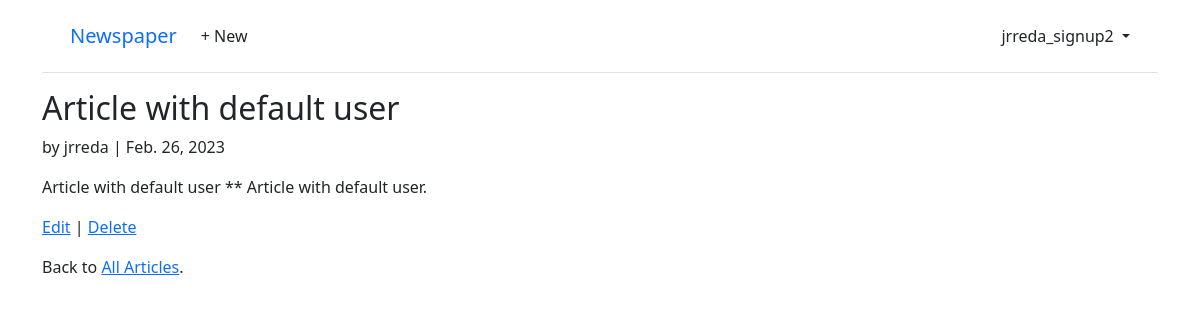
Page /articles/5/ (signed in) on the committed database.
### accounts/models.py (models this page shows)
class CustomUser(AbstractUser):
    age = models.PositiveIntegerField(null=True, blank=True)

### articles/models.py (models this page shows, shortened)
class Article(models.Model):
    title = models.CharField(max_length=255)
    body = models.TextField()
    date = models.DateField(auto_now_add=True)
    author = models.ForeignKey(
        settings.AUTH_USER_MODEL,
        on_delete=models.CASCADE,
    )

### articles/views.py (the view)
# urls.py: path("<int:pk>/", ArticleDetailView.as_view(), name="article_detail"),
class ArticleDetailView(LoginRequiredMixin, DetailView):  # new
    model = Article
    template_name = 'article_detail.html'

### templates/article_detail.html
{% extends "base.html" %}
{% block content %}
<div class="article-entry">
  <h2>{{ object.title }}</h2>
  <p>by {{ object.author }} | {{ object.date }}</p>
  <p>{{ object.body }}</p>
</div>
<p><a href="{% url 'article_edit' article.pk %}">Edit</a> |
  <a href="{% url 'article_delete' article.pk %}">Delete</a></p>
<p>Back to <a href="{% url 'article_list' %}">All Articles</a>.</p>
{% endblock content %}

### templates/base.html (shortened to what this page needs)
{% load static %}
<!DOCTYPE html>
<html>
<head>
  <link href="https://cdn.jsdelivr.net/npm/bootstrap@5.1.3/dist/css/bootstrap.min.css" rel="stylesheet"
>
</head>
<body>
  <div class="container">
    <header class="p-3 mb-3 border-bottom">
      <div class="container">
        <div class="d-flex flex-wrap align-items-center justify-content-center
          justify-content-lg-start">
          <a class="navbar-brand" href="{% url 'home' %}">Newspaper</a>
          <ul class="nav col-12 col-lg-auto me-lg-auto mb-2 justify-content-center
            mb-md-0">
            {% if user.is_authenticated %}
            <li><a href="{% url 'article_new' %}" class="nav-link px-2 link-dark">+ New</a></li>
          </ul>
          <div class="dropdown text-end">
            <a href="#" class="d-block link-dark text-decoration-none dropdown-toggle" id="dropdownUser1"
              data-bs-toggle="dropdown" aria-expanded="false">
              {{ user.username }}
            </a>
          </div>
          {% else %}
          <div class="text-end">
            <a href="{% url 'login' %}" class="btn btn-outline-primary me-2">Log In</a>
            <a href="{% url 'signup' %}" class="btn btn-primary">Sign Up</a>
          </div>
          {% endif %}
        </div>
      </div>
    </header>
    <main>
      {% block content %}
      {% endblock content %}
    </main>
  </div>
</body>

### rows in the picture
CustomUser: username "jrreda_signup2"
Article: title "Article with default user", author "jrreda", date "Feb. 26, 2023", body "Article with default user ** Article with default user."
